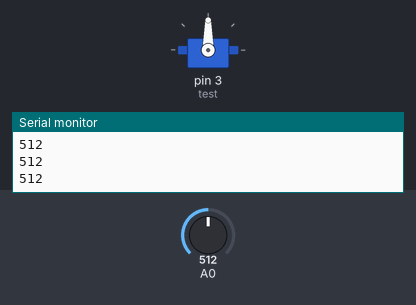
A sketch run on a simulated Arduino Uno, built with avr-gcc and run on an emulated ATmega328P. Shown: servo, the last lines printed to the serial monitor. The test bench sets the inputs (shaded band); at power-on: A0 = 512.

Above: at 1.2 s.
1.3 s: A0 set to 716
At 2.5 s:
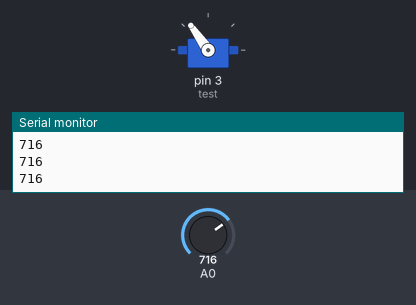
2.8 s: A0 set to 900
At 4.0 s:
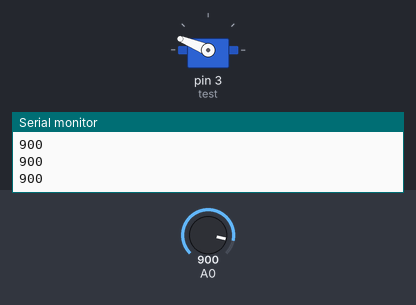
4.3 s: A0 set to 1023
At 5.5 s:
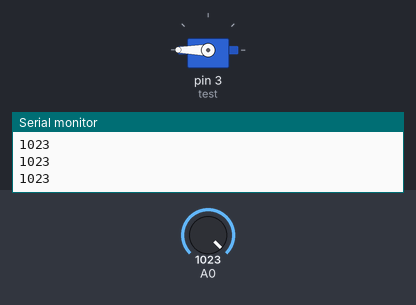
5.8 s: A0 set to 306
At 6.8 s:
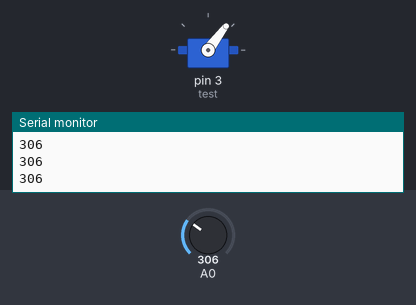
7.3 s: A0 set to 122
At 8.2 s:
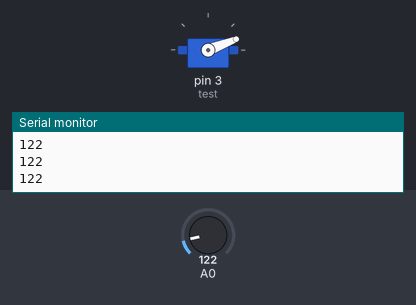
8.8 s: A0 set to 0
At 9.6 s:
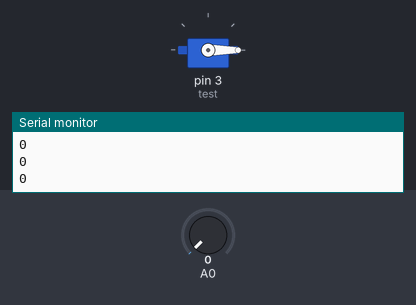
Timing chart, 0 to 11.3 s (numbered marks = the images above; inputs shaded):
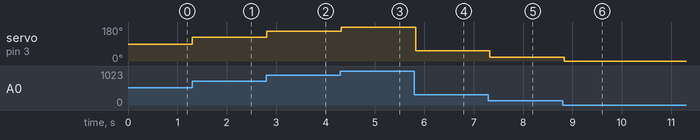

The sketch:

0513_Servo_by_library.ino
```cpp
#include<Servo.h>

Servo test;
void setup() {
  // put your setup code here, to run once:
  Serial.begin(9600);
  test.attach(3);
}

void loop() {
  // put your main code here, to run repeatedly:
  int aValue = analogRead(0);
  Serial.println(aValue);
  int setAngle = map(aValue, 0, 1023, 0, 180);
  // 라이브러리를 통하여 입력을 하는 것이기에
  // duty cycle에 맞추어 하지 않고 0 ~ 180 도 라는
  // 범위에 따라 작동되도록 하는 것이다.
  test.write(setAngle);
  delay(100);
}
```

Measured:
- after the input at 1.3 s, servo on pin 3 (test): 90° → 125° at once
- after the input at 2.8 s, servo on pin 3 (test): 125° → 158° at once
- after the input at 4.3 s, servo on pin 3 (test): 158° → 180° at once
- after the input at 5.8 s, servo on pin 3 (test): 180° → 53° at once
- after the input at 7.3 s, servo on pin 3 (test): 53° → 21° at once
- after the input at 8.8 s, servo on pin 3 (test): 21° → 0° at once
